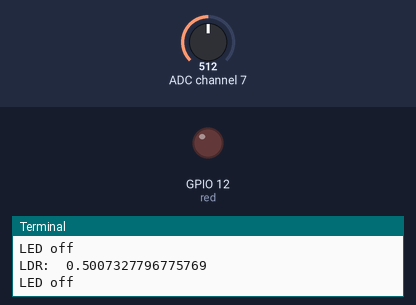
This program was run on a simulated Raspberry Pi (BCM pin numbers). On the bench: output pins drawn as LEDs (lit = HIGH), the last lines printed to the terminal. The test bench sets the inputs (shaded band); at power-on: ADC channel 7 = 512 (analog values on the 0–1023 scale).

Above: at 1.2 s.
1.3 s: ADC channel 7 set to 495
At 1.7 s:
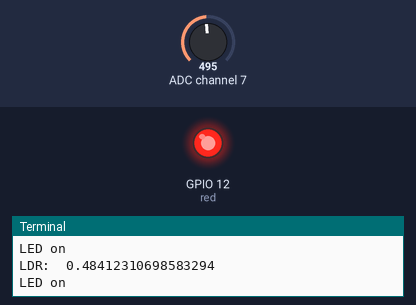
2.8 s: ADC channel 7 set to 716
At 3.3 s:
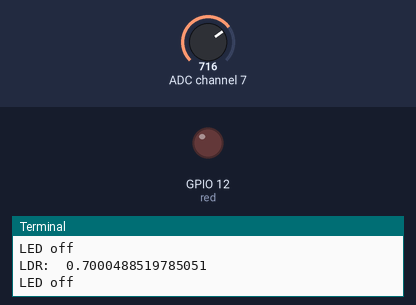
4.3 s: ADC channel 7 set to 511
At 4.8 s:
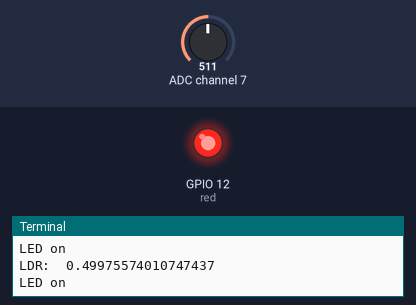
Timing chart, 0 to 7.3 s (numbered marks = the images above; inputs shaded):
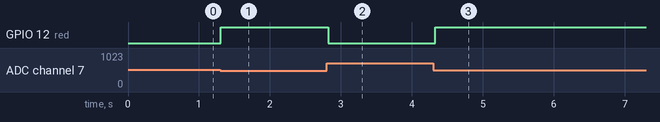

The program:

ldr-led.py
```python
#!/usr/bin/python3
from gpiozero import MCP3008, LED
from time import sleep
red = LED(12)
ldr = MCP3008(channel=7)

while True:
    print("LDR: ", ldr.value)
    if ldr.value < 0.5:
        red.on()
        print ("LED on")
    else:
        red.off()
        print ("LED off")
    sleep(0.1)
```

Measured:
- the behaviour switches between 512 and 511 on ADC channel 7 (found by bisection; images 0 and 1)
- after the input at 1.3 s, GPIO 12 (red): LOW → HIGH at once
- after the input at 2.8 s, GPIO 12 (red): HIGH → LOW at once
- after the input at 4.3 s, GPIO 12 (red): LOW → HIGH at once
